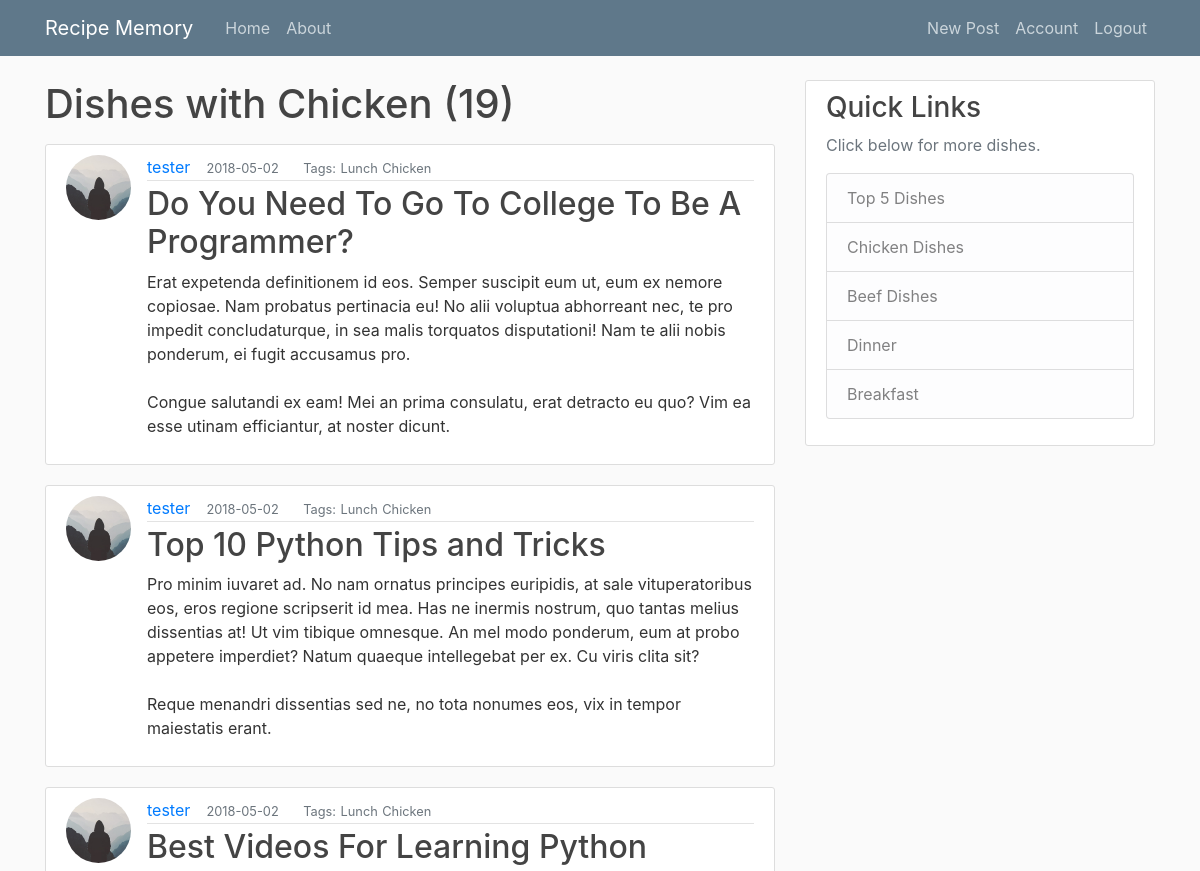
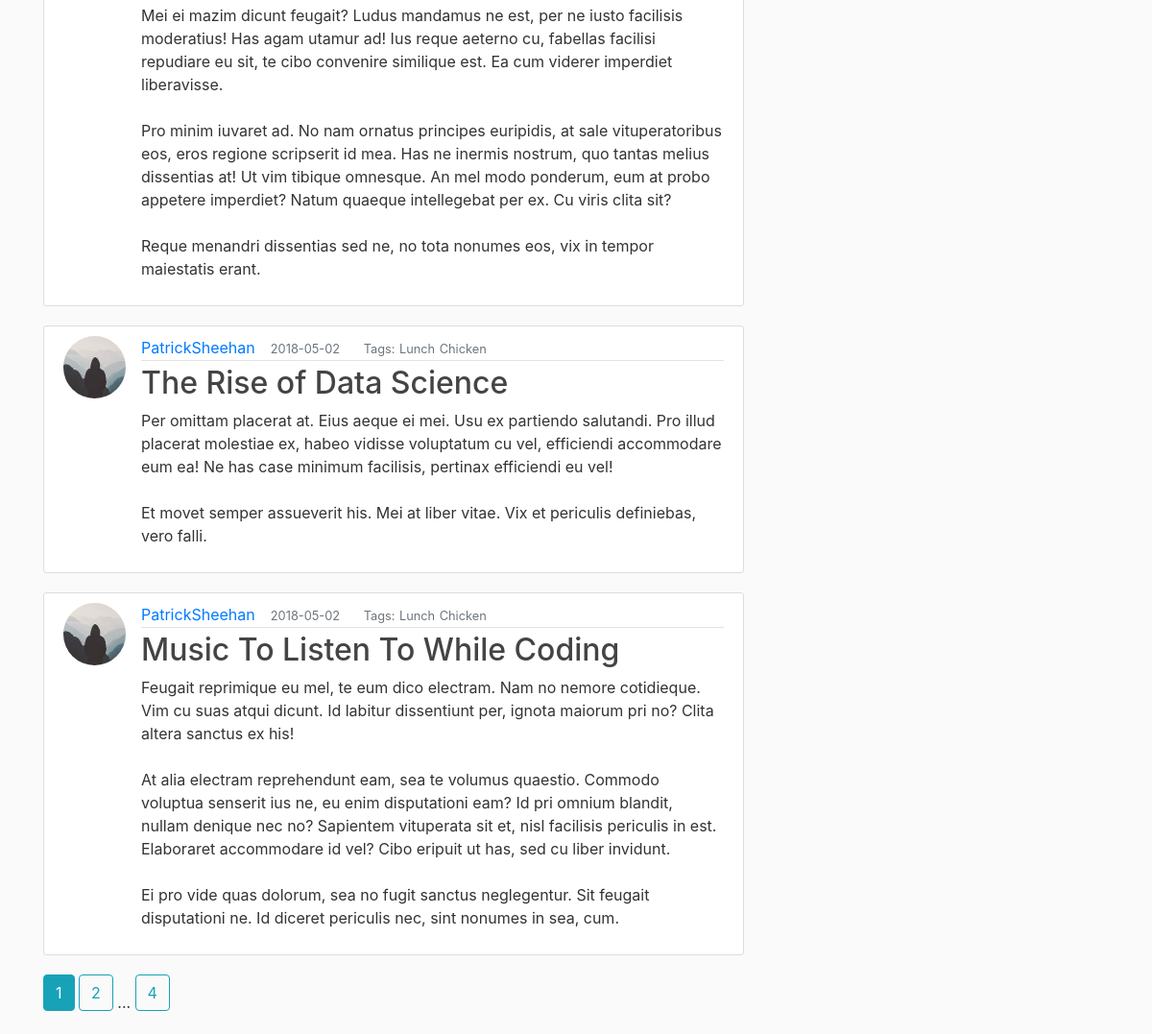
Page /chicken (signed in) on the committed database (2 pictures, top to bottom).
### flaskblog/models.py (models this page shows, shortened)
class Post(db.Model):
    id = db.Column(db.Integer, primary_key=True)
    title = db.Column(db.String(120), nullable=False)
    date_posted = db.Column(db.DateTime, nullable=False, default=datetime.utcnow)
    mealType = db.Column(db.String(20), default="Dinner", nullable=True)
    mainIngredient = db.Column(db.String(35), default="Chicken", nullable=True)
    content = db.Column(db.Text, nullable=False)
    user_id = db.Column(db.Integer, db.ForeignKey('user.id'), nullable=False)

class User(db.Model, UserMixin):
    id = db.Column(db.Integer, primary_key=True)
    username = db.Column(db.String(20), unique=True, nullable=False)
    email = db.Column(db.String(120), unique=True, nullable=False)
    image_file = db.Column(db.String(20), nullable=False, default='default.jpg')
    password = db.Column(db.String(60), nullable=False)
    posts = db.relationship('Post', backref='author', lazy=True)

### flaskblog/dishes/routes.py (the view)
@dishes.route('/chicken')
def chicken():
    protein="Chicken"
    page = request.args.get('page', 1, type=int)
    posts = Post.query.filter_by(mainIngredient=protein)\
        .order_by(Post.date_posted.desc())\
        .paginate(page=page, per_page=5)
    return render_template('dishes.html', posts=posts, protein=protein)

### flaskblog/models.py (called while the page is built)
@login_manager.user_loader
def load_user(user_id):
    return User.query.get(int(user_id))

### flaskblog/templates/dishes.html
{% extends "layouts.html" %}
{% block content %}
  {% if protein == 'Top 5' %}
  <h1 class="mb-3">{{ protein }} Dishes of All Time!</h1>
  {% else %}
  <h1 class="mb-3">Dishes with {{ protein }} ({{ posts.total }})</h1>
  {% endif %}
{% for post in posts.items %}
    <article class="media content-section">
      <img class="rounded-circle article-img" src="{{ url_for('static', filename='profile_pics/' + post.author.image_file) }}">
      <div class="media-body">
        <div class="article-metadata">
          <a class="mr-2" href="{{ url_for('users.user_posts', username=post.author.username) }}">{{ post.author.username }}</a>
          <small class="text-muted"> &nbsp;{{ post.date_posted.strftime('%Y-%m-%d') }}</small>
          <small class="text-muted"> &emsp;&nbsp; Tags:</small>
          <b><small class="text-muted">{{ post.mealType }}</small></b>
          <b><small class="text-muted">{{ post.mainIngredient }}</small></b>
        </div>
        <h2><a class="article-title" href="{{ url_for('posts.post', post_id=post.id) }}">{{ post.title }}</a></h2>
        <p class="article-content">{{ post.content }}</p>
      </div>
    </article>
{% endfor %}
{% for page_num in posts.iter_pages(left_edge=1, right_edge=1, left_current=1, right_current=2) %}
  {% if page_num %}
    {% if posts.page == page_num %}
      <a class="btn btn-info mb-4" href="{{ url_for('main.home', page=page_num) }}">{{ page_num }}</a>
    {% else %}
      <a class="btn btn-outline-info mb-4" href="{{ url_for('main.home', page=page_num) }}">{{ page_num }}</a>
    {% endif %}
  {% else %}
    ...
  {% endif %}
{% endfor %}
{% endblock content %}

### flaskblog/static/main.css (style rules this page uses)
body { background: #fafafa; color: #333333; margin-top: 5rem; }
h1, h2, h3, h4, h5, h6 { color: #444444; }
.content-section { background: #ffffff; padding: 10px 20px; border: 1px solid #dddddd; border-radius: 3px; margin-bottom: 20px; }
.article-title { color: #444444; }
.article-content { white-space: pre-line; }
.article-img { height: 65px; width: 65px; margin-right: 16px; }
.article-metadata { padding-bottom: 1px; margin-bottom: 4px; border-bottom: 1px solid #e3e3e3 }

### rows in the picture
Post: image_file (placeholder picture), author.username "tester", date_posted "2018-05-02", mealType "Lunch", mainIngredient "Chicken", title "Do You Need To Go To College To Be A Programmer?", content "Erat expetenda definitionem id eos. Semper suscipit eum ut, eum ex nemore copiosae. Nam probatus pertinacia eu! No alii voluptua abhorreant nec, te pro impedit concludaturque, in sea malis torquatos disputationi! Nam te alii nobis ponderum, ei fugit accusamus pro. Congue salutandi ex eam! Mei an prima consulatu, erat detracto eu quo? Vim ea esse utinam efficiantur, at noster dicunt."
Post: image_file (placeholder picture), author.username "tester", date_posted "2018-05-02", mealType "Lunch", mainIngredient "Chicken", title "Top 10 Python Tips and Tricks", content "Pro minim iuvaret ad. No nam ornatus principes euripidis, at sale vituperatoribus eos, eros regione scripserit id mea. Has ne inermis nostrum, quo tantas melius dissentias at! Ut vim tibique omnesque. An mel modo ponderum, eum at probo appetere imperdiet? Natum quaeque intellegebat per ex. Cu viris clita sit? Reque menandri dissentias sed ne, no tota nonumes eos, vix in tempor maiestatis erant."
Post: image_file (placeholder picture), author.username "tester", date_posted "2018-05-02", mealType "Lunch", mainIngredient "Chicken", title "Best Videos For Learning Python", content "Mei ei mazim dicunt feugait? Ludus mandamus ne est, per ne iusto facilisis moderatius! Has agam utamur ad! Ius reque aeterno cu, fabellas facilisi repudiare eu sit, te cibo convenire similique est. Ea cum viderer imperdiet liberavisse. Pro minim iuvaret ad. No nam ornatus principes euripidis, at sale vituperatoribus eos, eros regione scripserit id mea. Has ne inermis nostrum, quo tantas melius dissentias at! Ut vim tibique omnesque. An mel modo ponderum, eum at probo appetere imperdiet? Natum quaeque intellegebat per ex. Cu viris clita sit? Reque menandri dissentias sed ne, no tota nonumes eos, vix in tempor maiestatis erant."
Post: image_file (picture), author.username "PatrickSheehan", date_posted "2018-05-02", mealType "Lunch", mainIngredient "Chicken", title "The Rise of Data Science", content "Per omittam placerat at. Eius aeque ei mei. Usu ex partiendo salutandi. Pro illud placerat molestiae ex, habeo vidisse voluptatum cu vel, efficiendi accommodare eum ea! Ne has case minimum facilisis, pertinax efficiendi eu vel! Et movet semper assueverit his. Mei at liber vitae. Vix et periculis definiebas, vero falli."
Post: image_file (picture), author.username "PatrickSheehan", date_posted "2018-05-02", mealType "Lunch", mainIngredient "Chicken", title "Music To Listen To While Coding", content "Feugait reprimique eu mel, te eum dico electram. Nam no nemore cotidieque. Vim cu suas atqui dicunt. Id labitur dissentiunt per, ignota maiorum pri no? Clita altera sanctus ex his! At alia electram reprehendunt eam, sea te volumus quaestio. Commodo voluptua senserit ius ne, eu enim disputationi eam? Id pri omnium blandit, nullam denique nec no? Sapientem vituperata sit et, nisl facilisis periculis in est. Elaboraret accommodare id vel? Cibo eripuit ut has, sed cu liber invidunt. Ei pro vide quas dolorum, sea no fugit sanctus neglegentur. Sit feugait disputationi ne. Id diceret periculis nec, sint nonumes in sea, cum."

### other values in the picture
{{ protein }} "Chicken"
{{ posts.total }} "19"
{{ page_num }} "1"
{{ page_num }} "2" "4"
